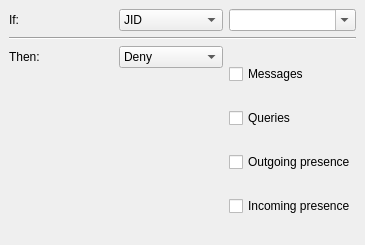
<ui version="4.0" >
 <author>(c) 2008 by Charles Connell</author>
 <class>PrivacyRule</class>
 <widget class="QWidget" name="PrivacyRule" >
  <property name="geometry" >
   <rect>
    <x>0</x>
    <y>0</y>
    <width>365</width>
    <height>245</height>
   </rect>
  </property>
  <property name="windowTitle" >
   <string>Edit Privacy Rule</string>
  </property>
  <layout class="QVBoxLayout" >
   <property name="spacing" >
    <number>6</number>
   </property>
   <property name="leftMargin" >
    <number>9</number>
   </property>
   <property name="topMargin" >
    <number>9</number>
   </property>
   <property name="rightMargin" >
    <number>9</number>
   </property>
   <property name="bottomMargin" >
    <number>9</number>
   </property>
   <item>
    <layout class="QGridLayout" >
     <property name="leftMargin" >
      <number>0</number>
     </property>
     <property name="topMargin" >
      <number>0</number>
     </property>
     <property name="rightMargin" >
      <number>0</number>
     </property>
     <property name="bottomMargin" >
      <number>0</number>
     </property>
     <property name="horizontalSpacing" >
      <number>6</number>
     </property>
     <property name="verticalSpacing" >
      <number>6</number>
     </property>
     <item row="2" column="0" >
      <widget class="QLabel" name="label_2" >
       <property name="text" >
        <string>Then:</string>
       </property>
      </widget>
     </item>
     <item rowspan="2" row="2" column="2" >
      <layout class="QVBoxLayout" >
       <property name="spacing" >
        <number>6</number>
       </property>
       <property name="leftMargin" >
        <number>0</number>
       </property>
       <property name="topMargin" >
        <number>0</number>
       </property>
       <property name="rightMargin" >
        <number>0</number>
       </property>
       <property name="bottomMargin" >
        <number>0</number>
       </property>
       <item>
        <widget class="QCheckBox" name="ck_messages" >
         <property name="text" >
          <string>Messages</string>
         </property>
        </widget>
       </item>
       <item>
        <widget class="QCheckBox" name="ck_queries" >
         <property name="text" >
          <string>Queries</string>
         </property>
        </widget>
       </item>
       <item>
        <widget class="QCheckBox" name="ck_presenceOut" >
         <property name="text" >
          <string>Outgoing presence</string>
         </property>
        </widget>
       </item>
       <item>
        <widget class="QCheckBox" name="ck_presenceIn" >
         <property name="text" >
          <string>Incoming presence</string>
         </property>
        </widget>
       </item>
      </layout>
     </item>
     <item row="2" column="1" >
      <widget class="KComboBox" name="cb_action" >
       <item>
        <property name="text" >
         <string>Deny</string>
        </property>
       </item>
       <item>
        <property name="text" >
         <string>Allow</string>
        </property>
       </item>
      </widget>
     </item>
     <item row="0" column="1" >
      <widget class="KComboBox" name="cb_type" >
       <item>
        <property name="text" >
         <string>JID</string>
        </property>
       </item>
       <item>
        <property name="text" >
         <string>Group</string>
        </property>
       </item>
       <item>
        <property name="text" >
         <string>Subscription</string>
        </property>
       </item>
       <item>
        <property name="text" >
         <string>*</string>
        </property>
       </item>
      </widget>
     </item>
     <item row="0" column="0" >
      <widget class="QLabel" name="label" >
       <property name="text" >
        <string>If:</string>
       </property>
      </widget>
     </item>
     <item row="3" column="0" >
      <spacer>
       <property name="orientation" >
        <enum>Qt::Vertical</enum>
       </property>
       <property name="sizeHint" >
        <size>
         <width>20</width>
         <height>61</height>
        </size>
       </property>
      </spacer>
     </item>
     <item row="3" column="1" >
      <spacer>
       <property name="orientation" >
        <enum>Qt::Vertical</enum>
       </property>
       <property name="sizeHint" >
        <size>
         <width>20</width>
         <height>51</height>
        </size>
       </property>
      </spacer>
     </item>
     <item row="0" column="2" >
      <widget class="KComboBox" name="cb_value" >
       <property name="editable" >
        <bool>true</bool>
       </property>
      </widget>
     </item>
     <item row="1" column="0" colspan="3" >
      <widget class="Line" name="line" >
       <property name="orientation" >
        <enum>Qt::Horizontal</enum>
       </property>
      </widget>
     </item>
    </layout>
   </item>
  </layout>
 </widget>
 <customwidgets>
  <customwidget>
   <class>KComboBox</class>
   <extends>QComboBox</extends>
   <header>kcombobox.h</header>
  </customwidget>
 </customwidgets>
 <includes/>
 <resources/>
 <connections/>
</ui>
